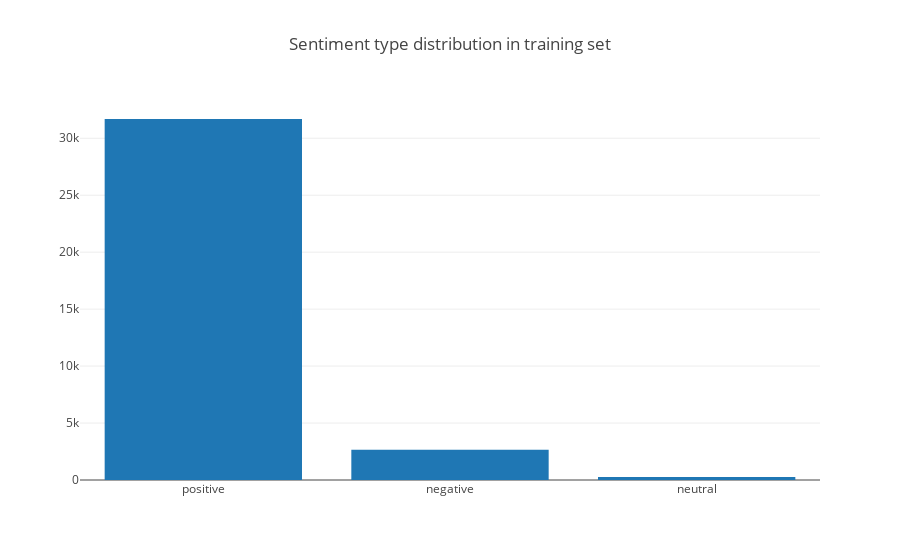

Notebook source saved alongside this figure:
### Code cell
'''
First thing that can be done as soon as the data is loaded is to see the 
data distribution. The training set had the following distribution
'''

if plot_all:
    df = data.processed_data
    positive = len(df[df["sentiment"] == "positive"])
    negative = len(df[df["sentiment"] == "negative"])
    neutral = len(df[df["sentiment"] == "neutral"])
    dist = [
    graph_objs.Bar(
        x=['positive','negative','neutral'],
        y= [positive,negative, neutral],
    )]

    plotly.offline.iplot({
    "data":dist, 
    "layout":graph_objs.Layout(title="Sentiment type distribution in training set")})

### Figure 1 — Plotly figure (JSON) as saved in the notebook; plotly's stock layout.template omitted (floating-point values rounded to 4 significant figures)
{"data": [{"type": "bar", "x": ["positive", "negative", "neutral"], "y": [31692, 2663, 272]}], "layout": {"title": "Sentiment type distribution in training set"}}
